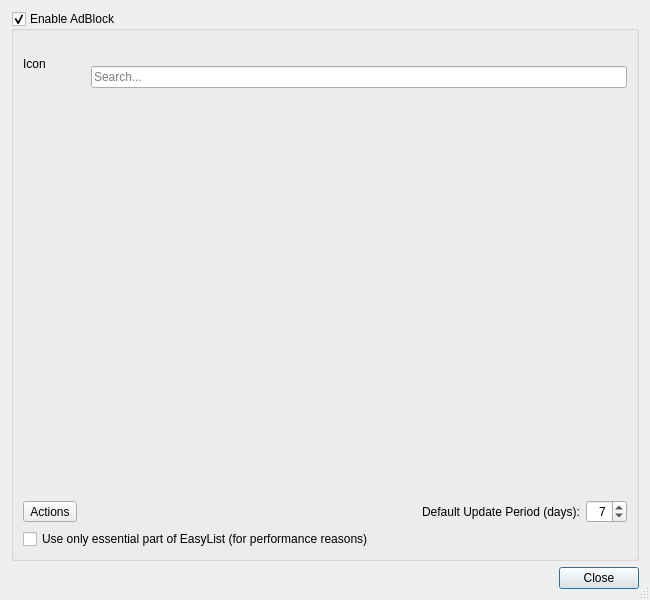
<?xml version="1.0" encoding="UTF-8"?>
<ui version="4.0">
 <class>AdBlockDialog</class>
 <widget class="QDialog" name="AdBlockDialog">
  <property name="geometry">
   <rect>
    <x>0</x>
    <y>0</y>
    <width>650</width>
    <height>600</height>
   </rect>
  </property>
  <property name="windowTitle">
   <string>AdBlock Configuration</string>
  </property>
  <property name="sizeGripEnabled">
   <bool>true</bool>
  </property>
  <layout class="QVBoxLayout" name="verticalLayout_2">
   <item>
    <widget class="QGroupBox" name="adBlockGroup">
     <property name="title">
      <string>Enable AdBlock</string>
     </property>
     <property name="checkable">
      <bool>true</bool>
     </property>
     <layout class="QVBoxLayout" name="verticalLayout">
      <item>
       <layout class="QGridLayout" name="gridLayout">
        <property name="horizontalSpacing">
         <number>20</number>
        </property>
        <item row="0" column="0" rowspan="2">
         <widget class="QLabel" name="iconLabel">
          <property name="minimumSize">
           <size>
            <width>48</width>
            <height>48</height>
           </size>
          </property>
          <property name="text">
           <string notr="true">Icon</string>
          </property>
         </widget>
        </item>
        <item row="0" column="1">
         <spacer name="horizontalSpacer">
          <property name="orientation">
           <enum>Qt::Horizontal</enum>
          </property>
          <property name="sizeHint" stdset="0">
           <size>
            <width>40</width>
            <height>20</height>
           </size>
          </property>
         </spacer>
        </item>
        <item row="1" column="1">
         <widget class="QLineEdit" name="searchEdit">
          <property name="toolTip">
           <string>Enter search term for subscriptions and rules</string>
          </property>
          <property name="placeholderText">
           <string>Search...</string>
          </property>
          <property name="clearButtonEnabled">
           <bool>true</bool>
          </property>
         </widget>
        </item>
       </layout>
      </item>
      <item>
       <widget class="QTabWidget" name="subscriptionsTabWidget">
        <property name="documentMode">
         <bool>true</bool>
        </property>
       </widget>
      </item>
      <item>
       <layout class="QHBoxLayout" name="horizontalLayout">
        <item>
         <widget class="QToolButton" name="actionButton">
          <property name="text">
           <string>Actions</string>
          </property>
         </widget>
        </item>
        <item>
         <spacer name="horizontalSpacer_2">
          <property name="orientation">
           <enum>Qt::Horizontal</enum>
          </property>
          <property name="sizeHint" stdset="0">
           <size>
            <width>40</width>
            <height>20</height>
           </size>
          </property>
         </spacer>
        </item>
        <item>
         <widget class="QLabel" name="label">
          <property name="text">
           <string>Default Update Period (days):</string>
          </property>
         </widget>
        </item>
        <item>
         <widget class="QSpinBox" name="updateSpinBox">
          <property name="toolTip">
           <string>Enter the update period (1 to 14 days)</string>
          </property>
          <property name="alignment">
           <set>Qt::AlignRight|Qt::AlignTrailing|Qt::AlignVCenter</set>
          </property>
          <property name="suffix">
           <string/>
          </property>
          <property name="minimum">
           <number>1</number>
          </property>
          <property name="maximum">
           <number>14</number>
          </property>
          <property name="value">
           <number>7</number>
          </property>
         </widget>
        </item>
       </layout>
      </item>
      <item>
       <widget class="QCheckBox" name="useLimitedEasyListCheckBox">
        <property name="toolTip">
         <string/>
        </property>
        <property name="text">
         <string>Use only essential part of EasyList (for performance reasons)</string>
        </property>
       </widget>
      </item>
     </layout>
    </widget>
   </item>
   <item>
    <widget class="QDialogButtonBox" name="buttonBox">
     <property name="orientation">
      <enum>Qt::Horizontal</enum>
     </property>
     <property name="standardButtons">
      <set>QDialogButtonBox::Close</set>
     </property>
    </widget>
   </item>
  </layout>
 </widget>
 <tabstops>
  <tabstop>adBlockGroup</tabstop>
  <tabstop>searchEdit</tabstop>
  <tabstop>subscriptionsTabWidget</tabstop>
  <tabstop>actionButton</tabstop>
  <tabstop>updateSpinBox</tabstop>
  <tabstop>buttonBox</tabstop>
 </tabstops>
 <resources/>
 <connections>
  <connection>
   <sender>buttonBox</sender>
   <signal>accepted()</signal>
   <receiver>AdBlockDialog</receiver>
   <slot>accept()</slot>
   <hints>
    <hint type="sourcelabel">
     <x>252</x>
     <y>445</y>
    </hint>
    <hint type="destinationlabel">
     <x>157</x>
     <y>274</y>
    </hint>
   </hints>
  </connection>
  <connection>
   <sender>buttonBox</sender>
   <signal>rejected()</signal>
   <receiver>AdBlockDialog</receiver>
   <slot>reject()</slot>
   <hints>
    <hint type="sourcelabel">
     <x>320</x>
     <y>445</y>
    </hint>
    <hint type="destinationlabel">
     <x>286</x>
     <y>274</y>
    </hint>
   </hints>
  </connection>
 </connections>
</ui>
